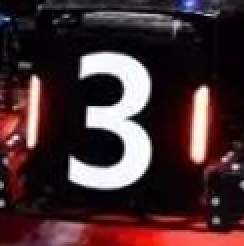
#> input picture red1.png, 122 x 123 px (shown 2 times larger)
$ python main.py
#> lines starting #> are read from the running program, lines starting #| are printed output that depends on the picture; after the words box and inside, x2 and y2 are one past the last pixel; in counts of white or black regions, pixels touching at a corner belong together
#> further down, img is the input picture: shape (123, 122, 3); mean B, G, R 48.5, 45.6, 68.5
#> (key Esc is pressed here)
import numpy as np
import cv2 as cv
dataList_c = []

WIDTH = 500
HIGH = 500

def read_morphology(frame):
    """对图片进行形态学处理

    对输入图片进行多种形态学处理后返回

    arg：frame:输入的图片

    return:dst_dilate:处理后的图片 frame:大小变化后的原图
    """
    # 获取滑动条所设参数
    open_opr = cv.getTrackbarPos('open', 'mor_adjust')
    close_opr = cv.getTrackbarPos('close', 'mor_adjust')
    erode_opr = cv.getTrackbarPos('erode', 'mor_adjust')
    dilate_opr = cv.getTrackbarPos('dilate', 'mor_adjust')

    # 将图像进行大小处理并更改为HSV，同时显示二值后的效果
    frame = cv.resize(frame, (WIDTH, HIGH), interpolation=cv.INTER_CUBIC)
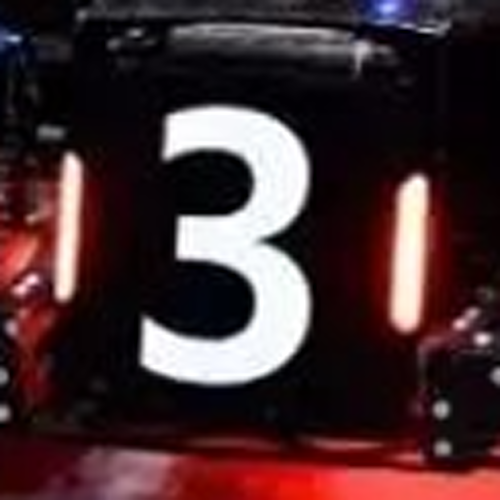
#> frame: shape (500, 500, 3); mean of channels 0, 1, 2 48.5, 45.7, 68.5; drawn as B, G, R
    mask = hsv_change(frame)
    cv.imshow("mask", mask)

    # 通过形态学算子对图片处理
    dst_open = open_binary(mask, open_opr, open_opr)
    dst_close = close_binary(dst_open, close_opr, close_opr)
    dst_erode = erode_binary(dst_close, erode_opr, erode_opr)
    dst_dilate = dilate_binary(dst_erode, dilate_opr, dilate_opr)

    # 圈定图片中心，可以用于做图片翻转
    # cv.circle(frame_new, (int(WIDTH / 2), int(HIGH / 2)), 2, (255, 0, 255), -1)

    return dst_dilate, frame


def creatTrackbar():
    """Create TrackBar for debug the arg

    create two trackbar:color_adjust and mor_adjust to search good arg
    :arg:
        none
    :return:
        none
    """

    def nothing(x):
        pass

    cv.namedWindow("color_adjust", cv.WINDOW_AUTOSIZE)
    cv.createTrackbar("hmin", "color_adjust", 63, 255, nothing)
    cv.createTrackbar("hmax", "color_adjust", 255, 255, nothing)
    cv.createTrackbar("smin", "color_adjust", 0, 255, nothing)
    cv.createTrackbar("smax", "color_adjust", 255, 255, nothing)
    cv.createTrackbar("vmin", "color_adjust", 235, 255, nothing)
    cv.createTrackbar("vmax", "color_adjust", 255, 255, nothing)

    cv.namedWindow("mor_adjust", cv.WINDOW_AUTOSIZE)
    cv.createTrackbar("open", "mor_adjust", 1, 30, nothing)
    cv.createTrackbar("close", "mor_adjust", 13, 30, nothing)
    cv.createTrackbar("erode", "mor_adjust", 3, 30, nothing)
    cv.createTrackbar("dilate", "mor_adjust", 12, 30, nothing)


# HSV颜色识别提取
def hsv_change(frame):
    """ hsv channel separation.

    :param frame: change
    :return:
    """
    hmin = cv.getTrackbarPos('hmin', 'color_adjust')
    hmax = cv.getTrackbarPos('hmax', 'color_adjust')
    smin = cv.getTrackbarPos('smin', 'color_adjust')
    smax = cv.getTrackbarPos('smax', 'color_adjust')
    vmin = cv.getTrackbarPos('vmin', 'color_adjust')
    vmax = cv.getTrackbarPos('vmax', 'color_adjust')
    hsv = cv.cvtColor(frame, cv.COLOR_BGR2HSV)
#> hsv: shape (500, 500, 3); mean H, S, V 110.9, 146.7, 70.5
    # lower_hsv = np.array([hmin, smin, vmin])
    # upper_hsv = np.array([hmax, smax, vmax])
    lower_hsv = np.array([5, 5, 235])
    upper_hsv = np.array([52, 255, 255])
    mask = cv.inRange(hsv, lowerb=lower_hsv, upperb=upper_hsv)
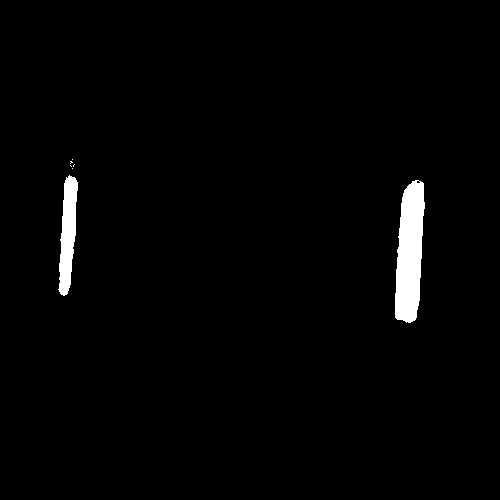
#> mask: shape (500, 500); 1.9% white; 7 white regions (5 under 20 px), largest, box (x1, y1, x2, y2) and area: (395, 180, 425, 323) 3208, (58, 175, 78, 296) 1507
    return mask


# 开：先腐蚀后膨胀--能够排除小亮点
def open_binary(binary, x, y):
    kernel = cv.getStructuringElement(cv.MORPH_RECT, (x, y))
    dst = cv.morphologyEx(binary, cv.MORPH_OPEN, kernel)
    return dst


# 闭：先膨胀后腐蚀--能够排除小黑点
def close_binary(binary, x, y):
#> called with x = 13, y = 13
    kernel = cv.getStructuringElement(cv.MORPH_RECT, (x, y))
    dst = cv.morphologyEx(binary, cv.MORPH_CLOSE, kernel)
#> dst: shape (500, 500); 1.9% white; 2 white regions, box (x1, y1, x2, y2) and area: (395, 180, 425, 323) 3227, (58, 159, 78, 296) 1592
    return dst


# 腐蚀
def erode_binary(binary, x, y):
#> called with x = 3, y = 3
    kernel = cv.getStructuringElement(cv.MORPH_RECT, (x, y))
    dst = cv.erode(binary, kernel)
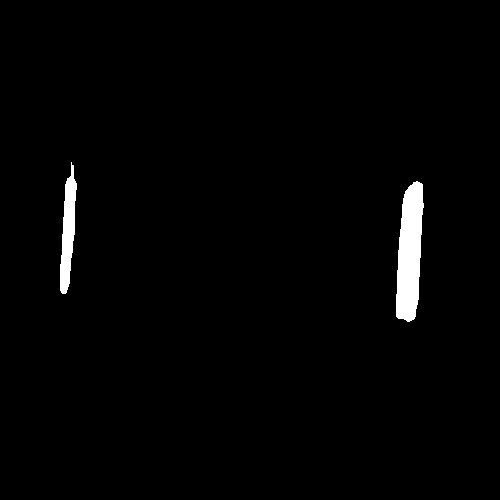
#> dst: shape (500, 500); 1.7% white; 2 white regions, box (x1, y1, x2, y2) and area: (396, 181, 424, 322) 2885, (60, 162, 77, 294) 1283
    return dst


# 膨胀
def dilate_binary(binary, x, y):
#> called with x = 12, y = 12
    kernel = cv.getStructuringElement(cv.MORPH_RECT, (x, y))
    dst = cv.dilate(binary, kernel)
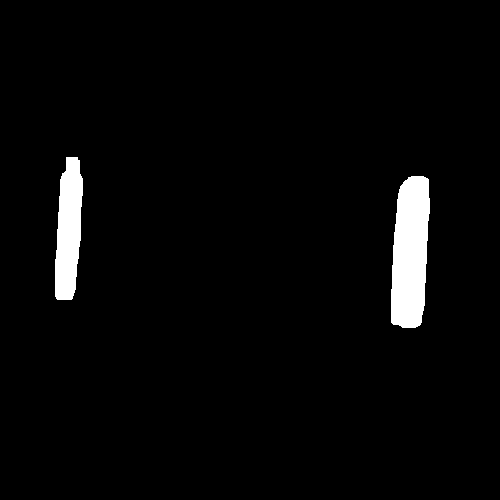
#> dst: shape (500, 500); 3.2% white; 2 white regions
    return dst

# [151 lines left out: function find_contours, not called in this run]


if __name__ == '__main__':
    img = cv.imread('red1.png', cv.IMREAD_COLOR)
    # temp = Camera()
    # temp = cv.imread("useless.png")
    creatTrackbar()

    while cv.waitKey(1):
        # img = temp.getp()
        binary, frame = read_morphology(img)
        # find_contours(binary, frame)
        contours, heriachy = cv.findContours(binary, cv.RETR_EXTERNAL, cv.CHAIN_APPROX_SIMPLE)
#> contours = 2 contours; box (x1, y1, x2, y2) and area: (391, 176, 430, 328) 4694, (55, 157, 83, 300) 2886; heriachy = [[1, -1, -1, -1], [-1, 0, -1, -1]]
        cv.drawContours(frame, contours, -1, (0, 255, 0), 3)
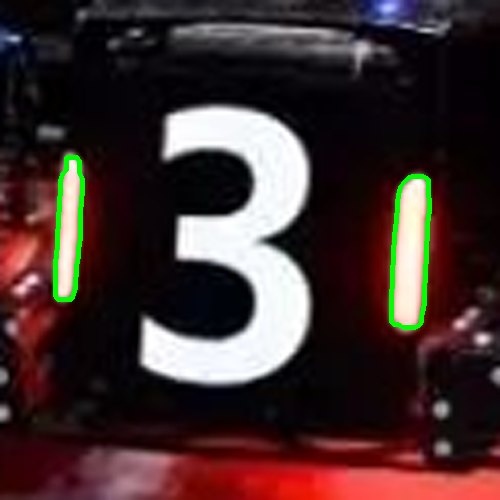
#> frame: shape (500, 500, 3); 1.3% of pixels changed, all inside (x1, y1, x2, y2) = (53, 155, 432, 330); drawn as B, G, R
#> (key Enter is pressed here)
        cv.imshow("binary", binary)
        cv.imshow("frame", frame)

# # b, g, r = cv.split(img)
# # # clr = input("R or B ?")
# # clr ='B'
# # if clr == 'R':
# #     gray_img = r
# # else:
# #     gray_img = b
#
# GBlur = cv.GaussianBlur(img, (5, 5), 0)
# # cv.imshow('blur',GBlur)
#
# hsv = cv.cvtColor(GBlur, cv.COLOR_BGR2HSV)
# lower_hsv = np.array([0, 0, 46])
# upper_hsv = np.array([50, 255, 255])
# gray_img = cv.inRange(hsv, lowerb=lower_hsv, upperb=upper_hsv)
# cv.imshow('gray',gray_img)
#
# ret, thresh_img = cv.threshold(gray_img, 60, 255, cv.THRESH_BINARY)
# # cv.imshow('thre',thresh_img)
#
# kernel = np.ones((3,3),np.uint8)
# dil_img = cv.dilate(thresh_img, kernel, iterations=1)
# # cv.imshow('dil',dil_img)
#
# contours, hierarchy = cv.findContours(dil_img, cv.RETR_TREE, cv.CHAIN_APPROX_SIMPLE)
# cv.drawContours(img, contours, -1, (0,255,0), 3)
#
# # find_contours(dil_img,img)
# cv.imshow('img',img)
#
# cv.waitKey(100000)
# cv.destroyAllWindows()

$ run again, with 红步兵.png copied over red1.png
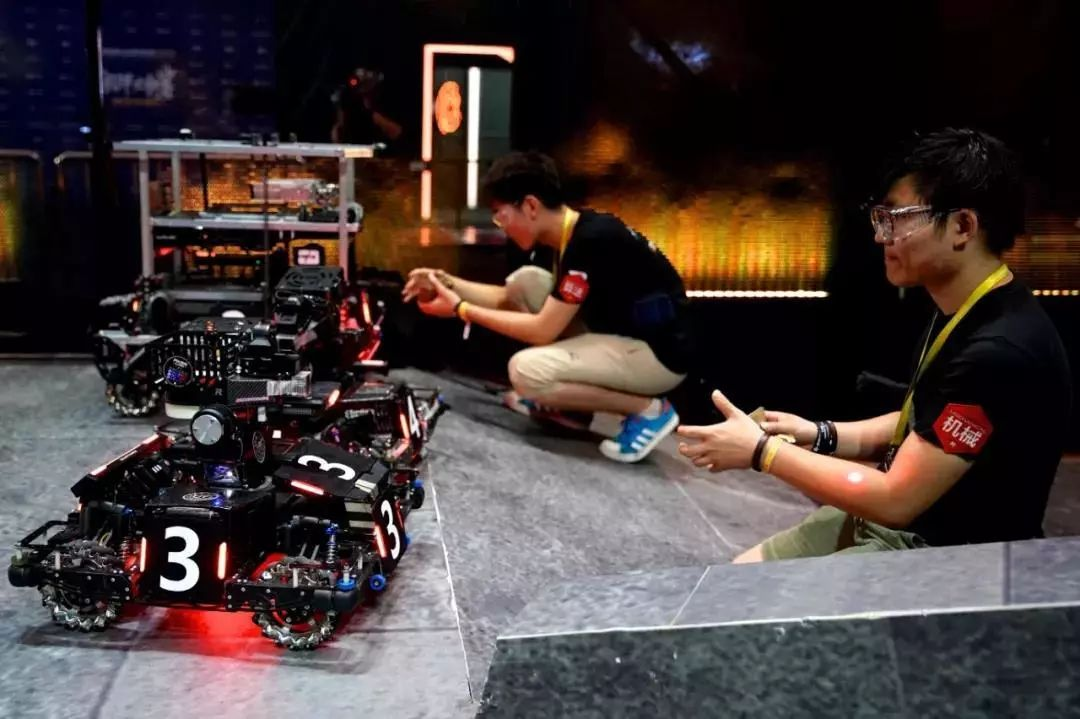
#> input picture 红步兵.png, 1080 x 719 px
#> img is the input picture: shape (719, 1080, 3); mean B, G, R 57.3, 58.3, 68.9
#> hsv: shape (500, 500, 3); mean H, S, V 92, 132.6, 73.7
#> in hsv_change, `mask = cv.inRange(hsv, lowerb=lower_hsv, upperb=upper_hsv)`:
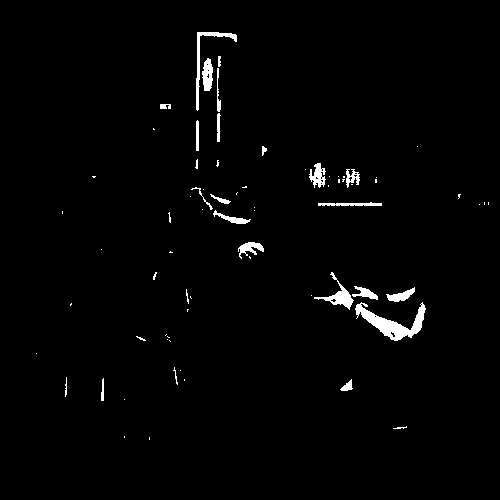
#> mask: shape (500, 500); 1.7% white; 72 white regions (46 under 20 px), largest, box (x1, y1, x2, y2) and area: (355, 302, 426, 341) 975, (196, 32, 237, 111) 399, (314, 272, 354, 310) 371
#> contours = 14 contours; largest, box (x1, y1, x2, y2) and area: (314, 271, 430, 346) 4710, (192, 28, 242, 156) 3346, (187, 184, 255, 229) 1581, (305, 159, 365, 193) 1432, (314, 199, 387, 211) 792; heriachy = 14 rows, first 6: [1, -1, -1, -1], [2, 0, -1, -1], [3, 1, -1, -1], [4, 2, -1, -1], [5, 3, -1, -1], [6, 4, -1, -1]
#> `cv.drawContours(frame, contours, -1, (0, 255, 0), 3)`:
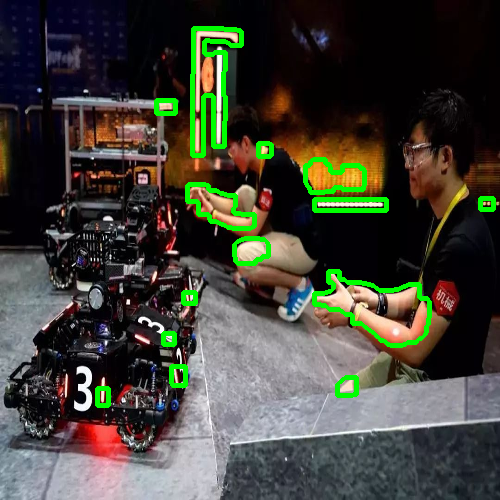
#> frame: shape (500, 500, 3); mean of channels 0, 1, 2 55.9, 65.8, 65.7; drawn as B, G, R
